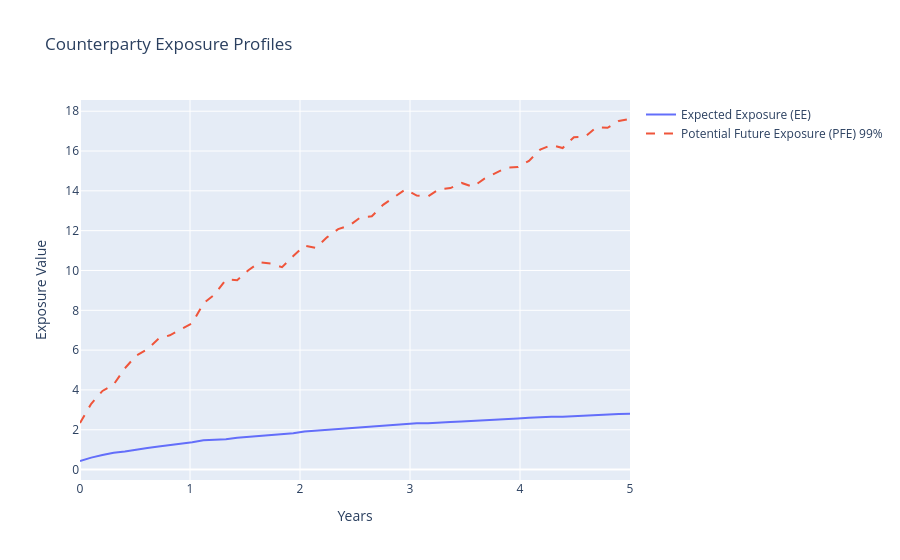

The notebook cell this image was saved under:
### Markdown cell above
## 4. Credit Value Adjustment (CVA)
CVA aggregates counterparty risk over a forward timeline:
$$\text{CVA} \approx (1 - R) \sum_{i=1}^n \text{EE}(t_i) \Delta \text{PD}(t_{i-1}, t_i)$$
where $\text{EE}$ is Expected Exposure and $\text{PD}$ is Probability of Default.

### Code cell
from credit_risk.counterparty import CounterpartyRiskEngine

time_grid = np.linspace(0, 5, 50)
np.random.seed(42)
paths = np.cumsum(np.random.normal(0, 1, (1000, 50)), axis=1) # Brownian Motion paths
cpty = CounterpartyRiskEngine(time_grid)
cpty.set_portfolio_paths(paths)
profiles = cpty.calculate_exposure_profiles(quantile=0.99)

fig = go.Figure()
fig.add_trace(go.Scatter(x=time_grid, y=profiles['EE'], name='Expected Exposure (EE)'))
fig.add_trace(go.Scatter(x=time_grid, y=profiles['PFE'], name='Potential Future Exposure (PFE) 99%', line=dict(dash='dash')))
fig.update_layout(title='Counterparty Exposure Profiles', xaxis_title='Years', yaxis_title='Exposure Value')
fig.show()

### Figure 1 — Plotly figure (JSON) as saved in the notebook; plotly's stock layout.template omitted (floating-point values rounded to 4 significant figures)
{"data": [{"name": "Expected Exposure (EE)", "type": "scatter", "x": [0.0, 0.102, 0.2041, 0.3061, 0.4082, 0.5102, 0.6122, 0.7143, 0.8163, 0.9184, 1.02, 1.122, 1.224, 1.327, 1.429, 1.531, 1.633, 1.735, 1.837, 1.939, 2.041, 2.143, 2.245, 2.347, 2.449, 2.551, 2.653, 2.755, 2.857, 2.959, 3.061, 3.163, 3.265, 3.367, 3.469, 3.571, 3.673, 3.776, 3.878, 3.98, 4.082, 4.184, 4.286, 4.388, 4.49, 4.592, 4.694, 4.796, 4.898, 5.0], "y": [0.4304, 0.6, 0.7271, 0.8494, 0.9064, 1.008, 1.082, 1.154, 1.219, 1.317, 1.378, 1.468, 1.501, 1.522, 1.6, 1.643, 1.714, 1.752, 1.78, 1.829, 1.915, 1.957, 2.011, 2.022, 2.062, 2.103, 2.158, 2.195, 2.266, 2.303, 2.325, 2.322, 2.337, 2.389, 2.409, 2.434, 2.48, 2.513, 2.536, 2.567, 2.598, 2.627, 2.651, 2.647, 2.682, 2.697, 2.753, 2.773, 2.791, 2.805]}, {"line": {"dash": "dash"}, "name": "Potential Future Exposure (PFE) 99%", "type": "scatter", "x": [0.0, 0.102, 0.2041, 0.3061, 0.4082, 0.5102, 0.6122, 0.7143, 0.8163, 0.9184, 1.02, 1.122, 1.224, 1.327, 1.429, 1.531, 1.633, 1.735, 1.837, 1.939, 2.041, 2.143, 2.245, 2.347, 2.449, 2.551, 2.653, 2.755, 2.857, 2.959, 3.061, 3.163, 3.265, 3.367, 3.469, 3.571, 3.673, 3.776, 3.878, 3.98, 4.082, 4.184, 4.286, 4.388, 4.49, 4.592, 4.694, 4.796, 4.898, 5.0], "y": [2.344, 3.307, 3.95, 4.268, 5.091, 5.721, 6.047, 6.57, 6.746, 7.058, 7.354, 8.348, 8.799, 9.544, 9.515, 10.01, 10.41, 10.34, 10.17, 10.73, 11.25, 11.13, 11.67, 12.08, 12.26, 12.67, 12.72, 13.3, 13.68, 14.07, 13.76, 13.72, 14.09, 14.14, 14.4, 14.2, 14.6, 14.89, 15.17, 15.19, 15.51, 16.07, 16.3, 16.15, 16.7, 16.71, 17.19, 17.17, 17.51, 17.61]}], "layout": {"title": {"text": "Counterparty Exposure Profiles"}, "xaxis": {"title": {"text": "Years"}}, "yaxis": {"title": {"text": "Exposure Value"}}}}
